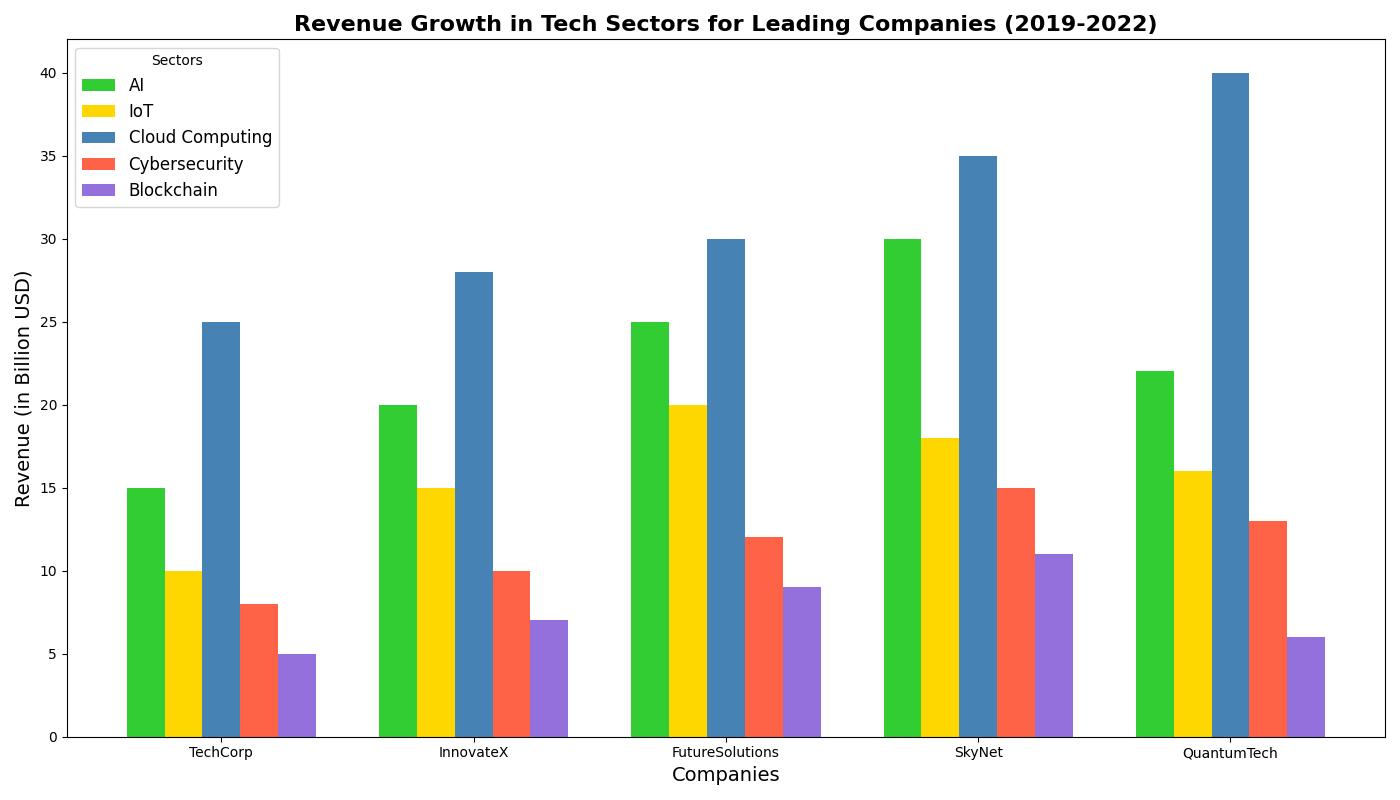

The script that drew this image:
import numpy as np
import matplotlib.pyplot as plt

# Companies and sectors
companies = ['TechCorp', 'InnovateX', 'FutureSolutions', 'SkyNet', 'QuantumTech']
sectors = ['AI', 'IoT', 'Cloud Computing', 'Cybersecurity', 'Blockchain']

# Revenue data (in billion USD) for each sector in the companies across the years 2019-2022
revenues = np.array([
    [15, 20, 25, 30, 22],  # AI
    [10, 15, 20, 18, 16],  # IoT
    [25, 28, 30, 35, 40],  # Cloud Computing
    [8, 10, 12, 15, 13],   # Cybersecurity
    [5, 7, 9, 11, 6]       # Blockchain
])

# Colors for each sector
colors = ['#32CD32', '#FFD700', '#4682B4', '#FF6347', '#9370DB']  # (Now includes Blockchain)

# Set up positions and bar width
x = np.arange(len(companies))
bar_width = 0.15

# Generate bar positions for each year
positions = [x - 2*bar_width, x - bar_width, x, x + bar_width, x + 2*bar_width]

# Setup the figure and axis
fig, ax = plt.subplots(figsize=(14, 8))

# Create bars for each year
for i, pos, sector, color in zip(range(len(positions)), positions, sectors, colors):
    ax.bar(pos, revenues[i], bar_width, label=sector, color=color)

# Labeling and titling the plot
ax.set_xlabel('Companies', fontsize=14)
ax.set_ylabel('Revenue (in Billion USD)', fontsize=14)
ax.set_title('Revenue Growth in Tech Sectors for Leading Companies (2019-2022)', fontsize=16, fontweight='bold')
ax.set_xticks(x)
ax.set_xticklabels(companies)
ax.legend(title='Sectors', fontsize=12)

# Ensure the layout is tight to prevent overlap
plt.tight_layout()

# Display the plot
plt.show()
